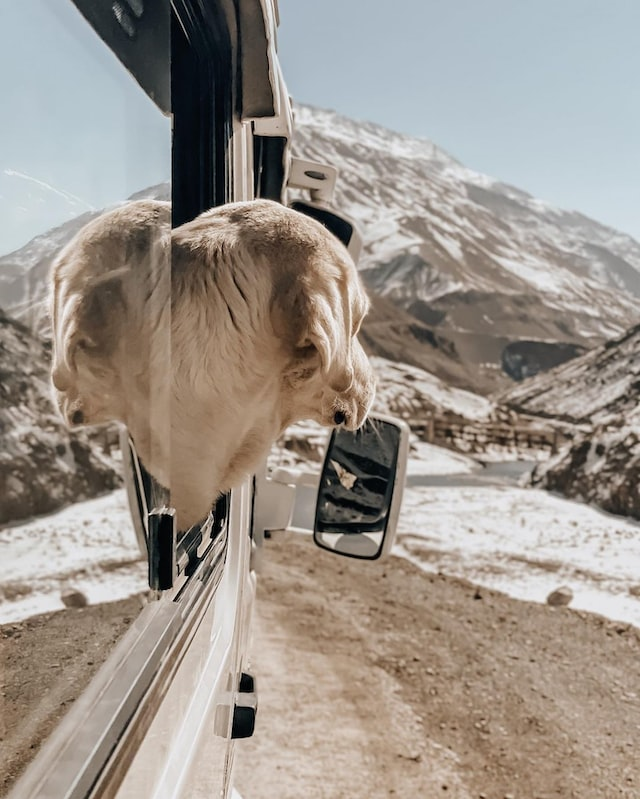
#> input picture 01ProcesamientoDeImagenes/04Fourier/dog.jpg, 640 x 799 px
$ python fourier_numpy.py
#> lines starting #> are read from the running program, lines starting #| are printed output that depends on the picture; after the words box and inside, x2 and y2 are one past the last pixel; in counts of white or black regions, pixels touching at a corner belong together
import numpy as np
import cv2 as cv

img = cv.imread('dog.jpg')
#> img is the input picture: shape (799, 640, 3); mean B, G, R 139.7, 148.2, 156.6

Nf = 512
Nc = 512
img = cv.resize(img, (Nc, Nf))
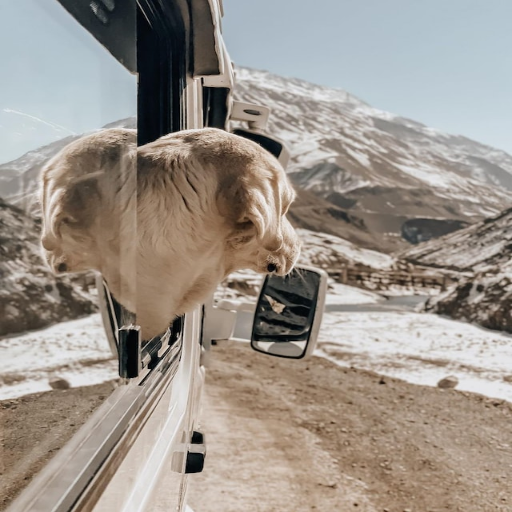
#> img: shape (512, 512, 3); mean B, G, R 139.6, 148.1, 156.5

# Img to gray
img_gray = cv.cvtColor(img, cv.COLOR_BGR2GRAY)
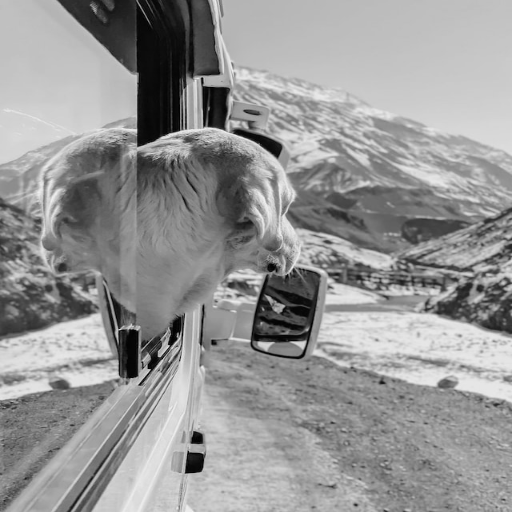
#> img_gray: shape (512, 512); min 0, max 240, mean 149.6
# Img to numpy float f(x,y)
img_gray_float = np.float64(img_gray)

# Spectrum with fourer transform
Fuv = np.fft.fft2(img_gray_float)   # 2d fourier
Fuv = np.fft.fftshift(Fuv)          # low freq in center

# Magnitude
Fuv_abs = np.abs(Fuv)

# Spectrum in log scale
Fuv_log = 20*np.log10(Fuv_abs)
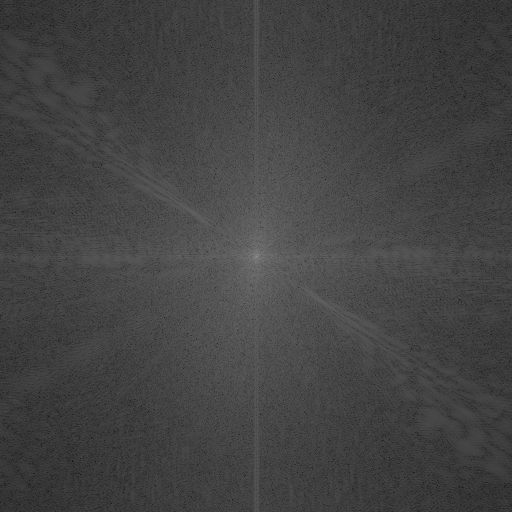
#> Fuv_log: shape (512, 512) float64; min 16.66, max 151.9, mean 67.6

cv.imshow('img', img_gray)
cv.imshow('img_fourier', np.uint8(255*Fuv_log/np.max(Fuv_log)))
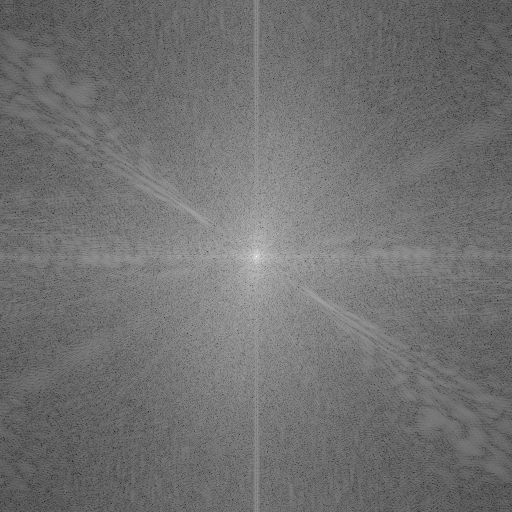
#> window 'img_fourier': shape (512, 512); min 27, max 254, mean 112.9

# ------------ High pass filter
F1 = np.arange(-Nf/2+1, Nf/2+1, 1)  # x
F2 = np.arange(-Nc/2+1, Nc/2+1, 1)  # y
[X, Y] = np.meshgrid(F1, F2)        # x + y
D = np.sqrt(X**2+Y**2)
D = D/np.max(D)

# Cut radius
Do = 0.24
# Ideal 2D filter
Huv = np.zeros((Nf, Nc))
for i in range(Nf):
    for j in range(Nc):
        if D[i, j] < Do:
            Huv[i, j] = 1
# Convert to pass high
Huv = 1-Huv
# ---------------------

# Show high pass
cv.imshow('High pass', np.uint8(255*Huv))
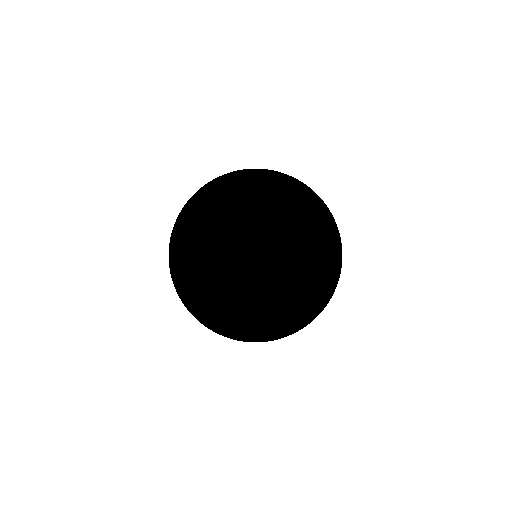
#> window 'High pass': shape (512, 512); 91% white; 1 black region, box (x1, y1, x2, y2) and area: (169, 169, 342, 342) 23709

# Frecuency filtering
Guv = Huv * Fuv
# Compute magnitude
Guv_abs = np.abs(Guv)
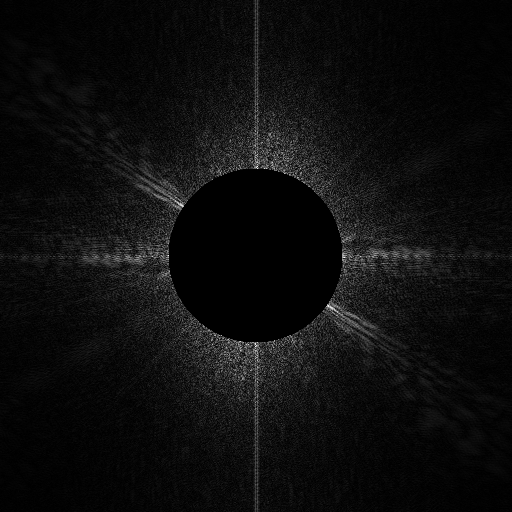
#> Guv_abs: shape (512, 512) float64; min 0, max 53436.3, mean 2903.1; drawn with min black and max white
Guv_abs = np.uint8(255*Guv_abs/np.max(Guv_abs))
cv.imshow('Frecuency spectrum G', Guv_abs)

# ----------- Inverse fourier transform
gxy = np.fft.ifft2(Guv)
gxy = np.abs(gxy)
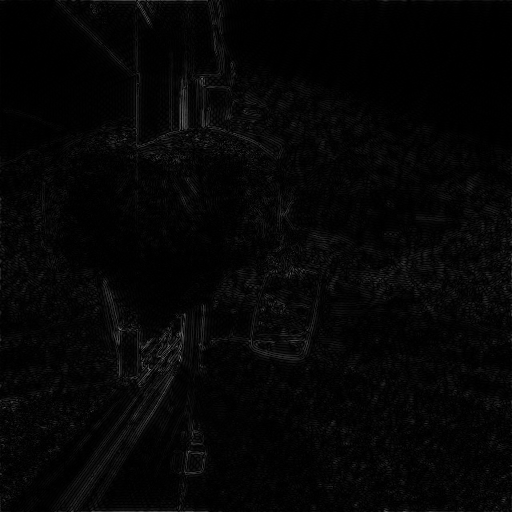
#> gxy: shape (512, 512) float64; min 0.0028, max 123.4, mean 5.8
gxy = np.uint8(gxy)
cv.imshow('Filtered image', gxy)

cv.waitKey(0)
